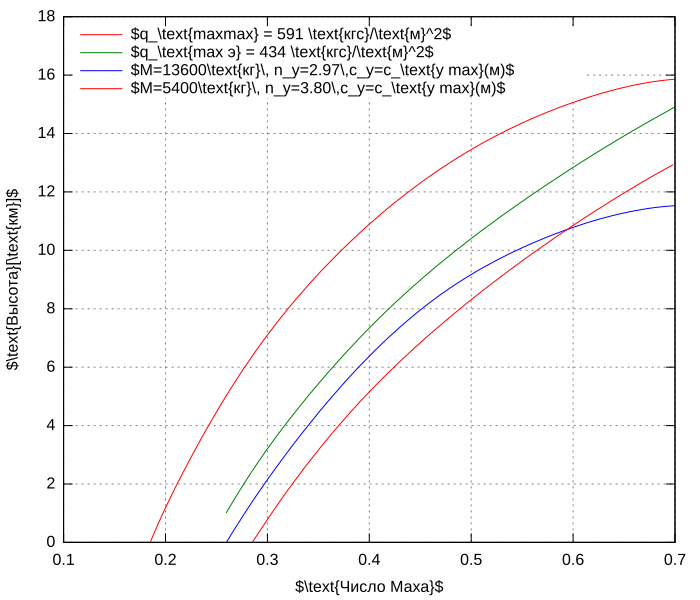

gnuplot code for this plot:
set term svg size 700,600
set style line 7 lt 1 lc rgbcolor "black" lw 1.1
set xzeroaxis ls 7
set grid
set xrange [0.1:0.7]
set yrange [0:18]
set key left Left reverse
set xlabel '$\text{Число Маха}$'
set ylabel '$\text{Высота}[\text{км}]$'
set output 'Heights.svg'
plot 'Heights1.txt' u 1:2 w linespoints t '$q_\text{maxmax} = 591 \text{кгс}/\text{м}^2$',\
'Heights2.txt' u 1:2 w linespoints t '$q_\text{max э} = 434 \text{кгс}/\text{м}^2$' ,\
'Heights3.txt' u 1:2 w linespoints t '$M=13600\text{кг}\, n_y=2.97\,c_y=c_\text{y max}(м)$',\
'Heights4.txt' u 1:2 w linespoints t '$M=5400\text{кг}\, n_y=3.80\,c_y=c_\text{y max}(м)$' 
unset output
unset term
